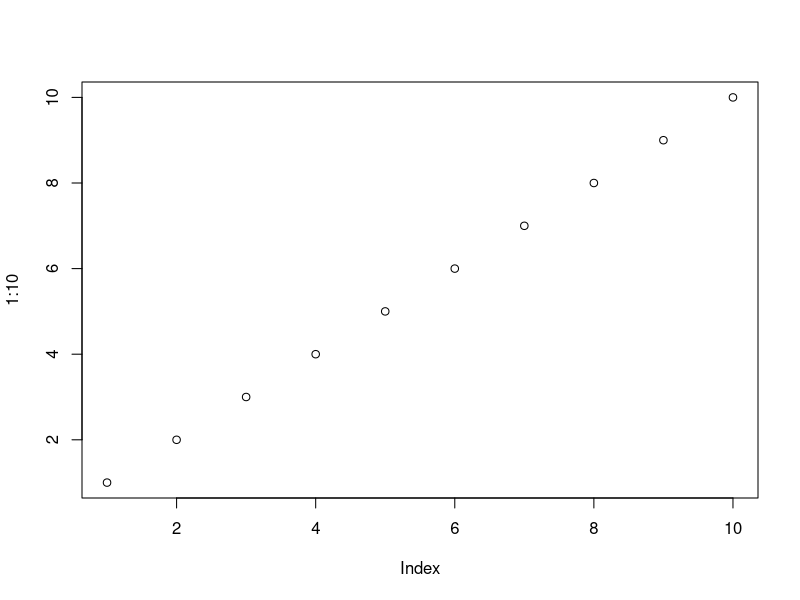
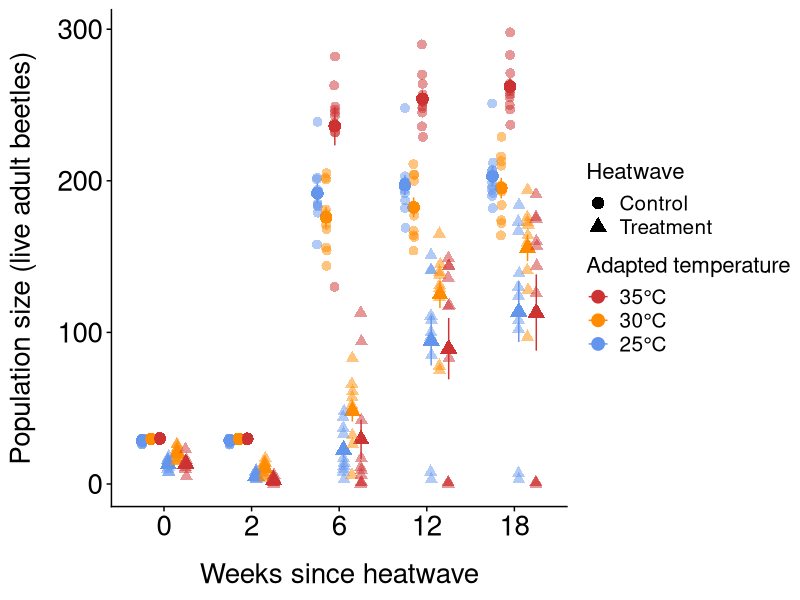
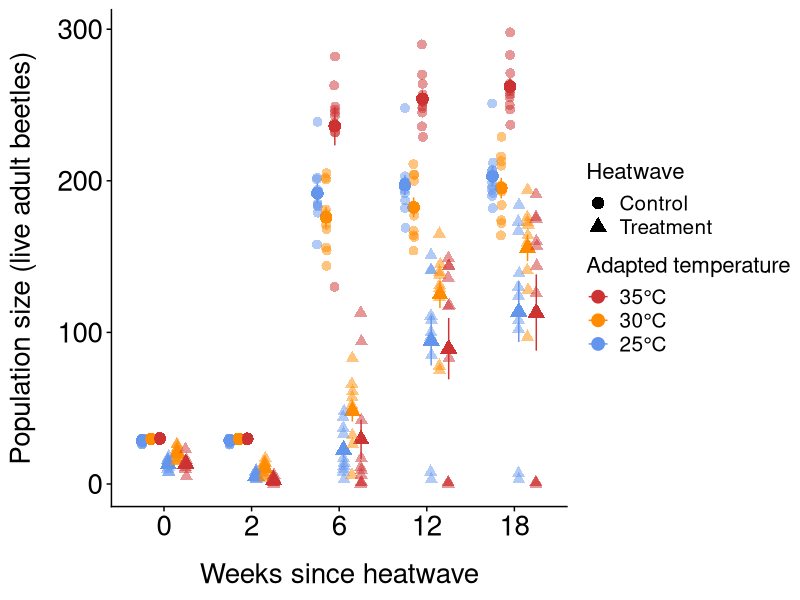

These charts were generated, in order, by the following R code: (Note: this script raises an error after producing the figures.)

#load the packages that I need for this code
library(ggplot2)
library(tidyverse)
library(cowplot)
library(ggpubr)
library(dplyr)
library(car)

#Tess's ggplot theme
theme_tess <- function () { 
  theme_cowplot()+ #cowplot is an existing nice looking plot type thing
    theme(axis.title.y = element_text(margin = margin(t = 0, r = 15, b = 0, l = 0)))+
    theme(axis.title.x = element_text(margin = margin(t = 15, r = 0, b = 0, l = 0)))+
    theme(axis.text.x=element_text(size=20))+
    theme(axis.text.y=element_text(size=20))+
    theme(axis.title.x=element_text(size=20))+
    theme(axis.title.y=element_text(size=20))+
    theme(plot.title = element_text(hjust = 0.5,size=20))+
    theme(axis.title.y=element_text(size=20))
}

#get data 
data <-read.csv("./data/heatwavepopulation.csv",stringsAsFactors = FALSE,
                strip.white = TRUE, na.strings = c("NA",""))

 
#### MAIN PLOT

#make heatwave, adapted_temp, and weeks_since_heatwave factors
data$heatwave <- factor(data$heatwave, levels = c(0, 1))
  
data$adapted_temp<- factor(data$adapted_temp,
                           levels = c("25", "30", "35"))

data$weeks_since_heatwave <- factor(data$weeks_since_heatwave, 
                                    levels = c( "0", "2", "6", "12", "18"))
  
#calculate summary stats
  summary_data <- data %>%
    group_by(adapted_temp, heatwave, weeks_since_heatwave) %>%
    summarise(mean = mean(alive),
              n=n(),
              sd = sd(alive),
              se = sd / sqrt(n))
  summary_data$heatwave <- factor(summary_data$heatwave, levels = c(0, 1))
  summary_data$group_id <- interaction(summary_data$adapted_temp, summary_data$heatwave)
  data$group_id <- interaction(data$adapted_temp, data$heatwave)
  

#create plot
p <- ggplot(summary_data, aes(x = weeks_since_heatwave, y = mean, 
                              color = adapted_temp, shape = heatwave, 
                              group = group_id)) +
    geom_point(size = 4, position = position_dodge(width = 0.6)) +
    scale_x_discrete(expand = c(0.9, 2)) +
    geom_jitter(data = data, #jitter points
                aes(x = weeks_since_heatwave, y = alive, 
                    color = adapted_temp, shape = heatwave, group = group_id),
                position = position_jitterdodge(jitter.width = 0.05, 
                                                dodge.width = 0.6), 
                size = 3, alpha = 0.5) +
    geom_errorbar(aes(ymin = mean - se, ymax = mean + se), #add error bars
                  position = position_dodge(width = 0.6),
                  width = 0) +
    scale_shape_manual(values = c("0" = 16, "1" = 17),  #assign shapes to heatwave
                       name = "Heatwave",
                       labels = c("0" = "Control", "1" = "Treatment")) +
    scale_color_manual(values = c("cornflowerblue", "darkorange", "brown3"),
                       name = "Adapted temperature",
                       labels = c("25°C", "30°C", "35°C"),
                       breaks = c("25", "30", "35"),
                       guide = guide_legend(reverse = TRUE)) +
    xlab("Weeks since heatwave") +     #add x- and y-axis labels
    ylab("Population size (live adult beetles)") +
    scale_x_discrete (breaks = c("0", "2", "6", "12", "18"), 
                      labels = c("0", "2", "6", "12", "18")) +
    theme_tess() +
  theme(
    legend.title = element_text(size = 16),
    legend.text  = element_text(size = 15),
    legend.key.size = unit(0.6, "cm"),
    legend.spacing.y = unit(0.4, "cm"))

#windows();p #enables plot to open on a PC
  
quartz()         # Opens a new plotting window
plot(1:10)       # Your plot appears in that window
print(p) #this opens the plot in a new window
  

#saves the plot
ggsave(file="./figures/Taresapopsizefigure.pdf", p, 
       width = 35, height = 22, units = "cm") #close the file before you save


#### ANOVAs

#Global model
#make a new column with specific population ids called "pop_id"
data <- data%>%
  mutate(pop_id = paste(adapted_temp,heatwave,population_id, sep = "_"))

#check that n = 60 for pop_id
n_distinct(data$pop_id)

lmmglobal <- lmer(alive ~ adapted_temp * heatwave * weeks_since_heatwave + (1|pop_id),data = data)
Anova(lmmglobal, type = 2)
#significant three-way interaction

#TARESA SAYS: when I initially ran my global model during our meeting I had not converted weeks_since_heatwave to
#a factor and the three-way interaction was not significant. When I convert it to a factor it is significant. I am
#assuming it is supposed to be a factor and therefore the three-way is significant

#TWO-way ANOVAs

#Week 0
week0data <- data %>%
  filter(weeks_since_heatwave == "0")

lm_week0<-lm(alive~adapted_temp*heatwave,data=week0data)
Anova(lm_week0,type="2")
#signficant interaction

#Week 2
week2data <- data %>%
    filter(weeks_since_heatwave == "2")
  
lm_week2<-lm(alive~adapted_temp*heatwave,data=week2data)
Anova(lm_week2,type="2")
#significant interaction
  
#Week 6
week6data <- data %>%
    filter(weeks_since_heatwave == "6")
  
lm_week6<-lm(alive~adapted_temp*heatwave,data=week6data)
Anova(lm_week6,type="2")
#significant interaction
  
#Week 12
week12data <- data %>%
    filter(weeks_since_heatwave == "12")

lm_week12<-lm(alive~adapted_temp*heatwave,data=week12data)
Anova(lm_week12,type="2")
#significant interaction

#Week 18
week18data <- data %>%
  filter(weeks_since_heatwave == "18")

lm_week18<-lm(alive~adapted_temp*heatwave,data=week18data)
Anova(lm_week18,type="2")
#significant interaction


#ONE-way ANOVAs - only treatment data 

#Week 0
t_week0data <- data %>%
  filter(weeks_since_heatwave == "0",
    heatwave == 1)

lm_week0 <- lm(alive ~ adapted_temp, data = t_week0data)
Anova(lm_week0, type = "II")
#significant interaction

#Week 2
 t_week2data <- data %>%
   filter(weeks_since_heatwave == "2",
          heatwave == 1)
 
 lm_week2 <- lm(alive ~ adapted_temp, data = t_week2data)
 Anova(lm_week2, type = "II")
 #significant interaction
 
  #Week 6
 t_week6data <- data %>%
   filter(weeks_since_heatwave == "6",
          heatwave == 1)
 
 lm_week6 <- lm(alive ~ adapted_temp, data = t_week6data)
 Anova(lm_week6, type = "II")
 #not significant
 
  #Week 12
 t_week12data <- data %>%
   filter(weeks_since_heatwave == "12",
          heatwave == 1)
 
 lm_week12 <- lm(alive ~ adapted_temp, data = t_week12data)
 Anova(lm_week12, type = "II")
 #not significant
 
  #Week 18
  t_week18data <- data %>%
    filter(weeks_since_heatwave == "18",
           heatwave == 1)
  
  lm_week18 <- lm(alive ~ adapted_temp, data = t_week18data)
  Anova(lm_week18, type = "II")
  #not significant
  

#make a new column with specific population ids
data <- data%>%
  mutate(pop_id = paste(adapted_temp,heatwave,population_id, sep = "_"))

#check that n = 60 for pop_id
n_distinct(data$pop_id)


lmmglobal <- lmer(alive ~ adapted_temp * heatwave * weeks_since_heatwave + (1|pop_id),data = data)
Anova(lmmglobal, type = 2)

# because theres a significant relationship between heatwave and weeks since, we ran models for each week
#report p value chi squared value etc. in main results and put this table in supplementary results


  
